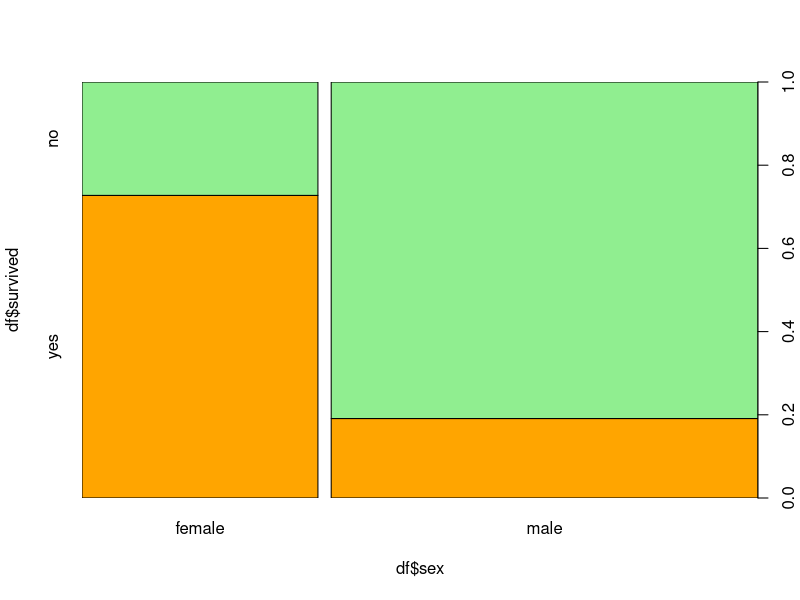
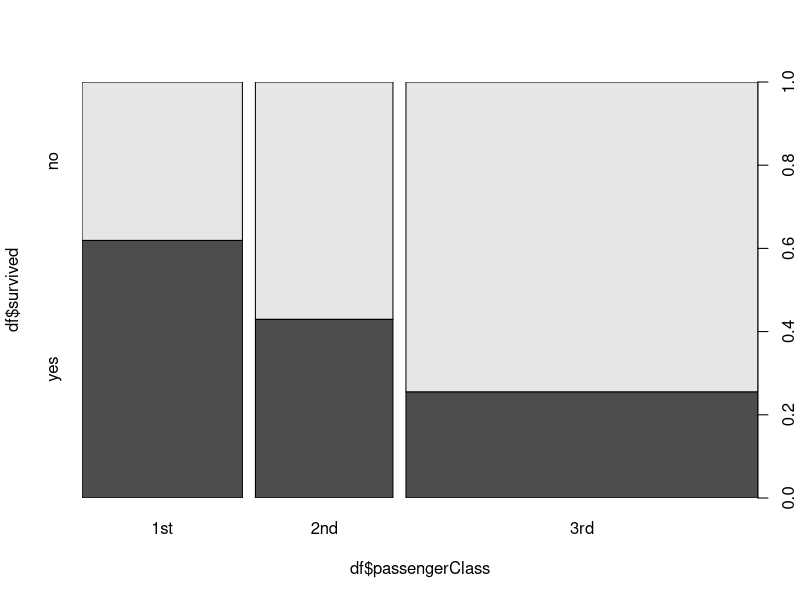
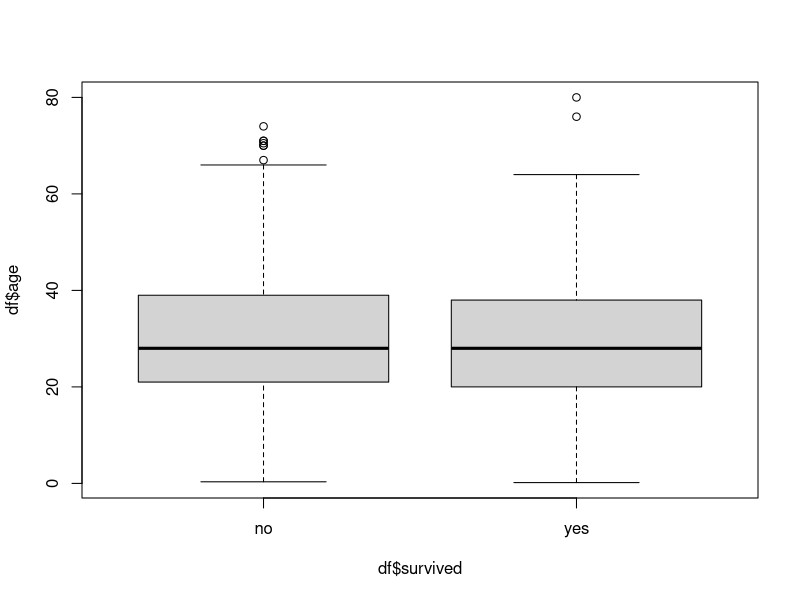
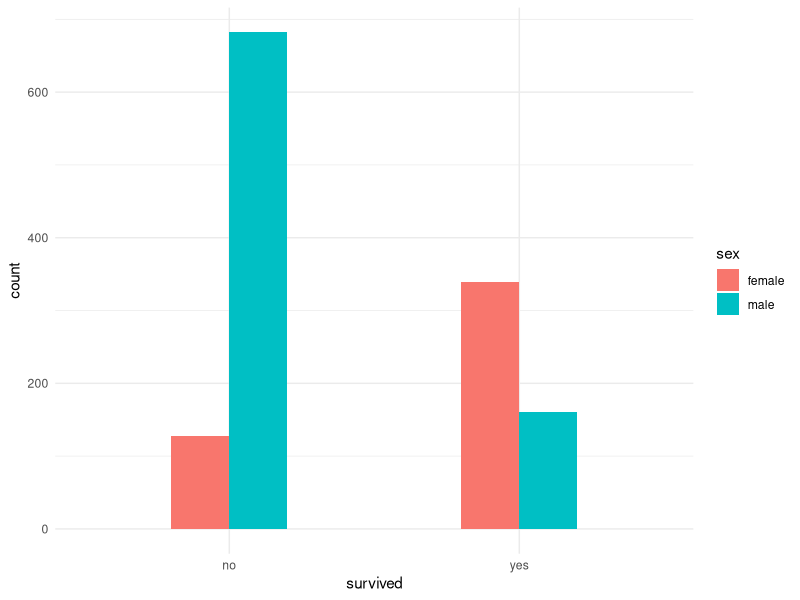
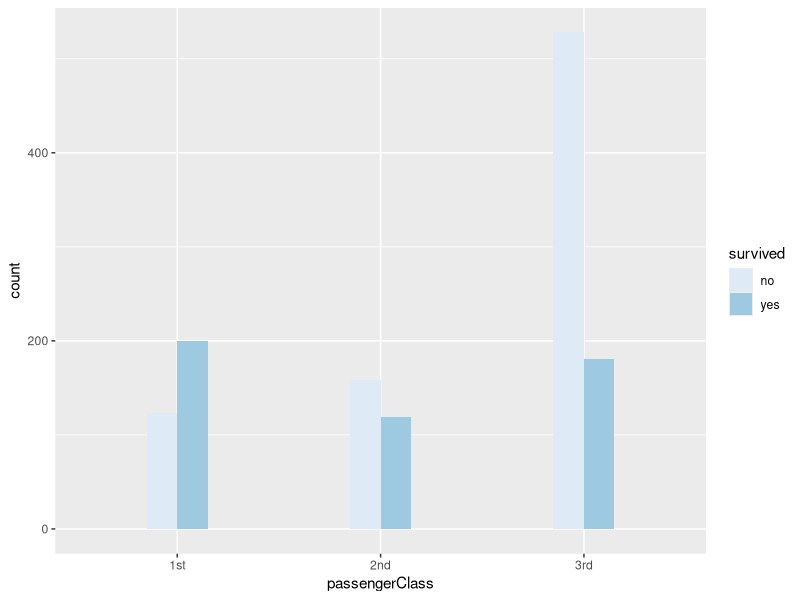
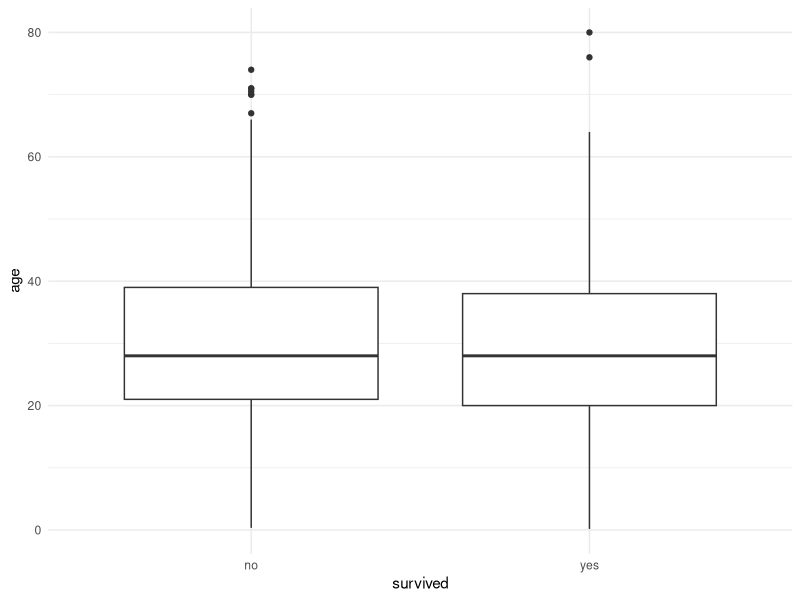

These figures' R source, in order:
## ---- chunk 1
library(ggplot2)
library(readxl)
library(dplyr)
library(carData)
df<-TitanicSurvival
summary(df)
plot(df$survived~df$sex, col=c("orange","lightgreen"))
plot(df$survived~df$passengerClass)
plot(df$age~df$survived)
library(ggplot2)

ggplot(df, aes(survived,fill=sex)) +
  geom_bar(position = "dodge",width = 0.4)+
  theme_minimal()

ggplot(df, aes(passengerClass,fill=survived)) +
  geom_bar(position = "dodge",width = 0.3)+
  scale_fill_brewer(palette = "Blues")

ggplot(df, aes(survived,age)) +
  geom_boxplot() +
  theme_minimal()
y<-as.numeric(df$survived)-1
summary(glm(y~age+sex+passengerClass , data=df,family = binomial(link = "logit")))

#Création d’un Package R avec des fonctions d’Analyse
taux_survie_sex <- function(data) {
  library(dplyr)
  return(data %>%
    group_by(sex) %>%
    summarize(TauxSurvie = sum(survived == "yes") / n()))
}

taux_survie_class <- function(data) {
  library(dplyr)
  return(data %>%
           group_by(passengerClass) %>%
           summarize(TauxSurvie = sum(survived == "yes") / n()))
}


